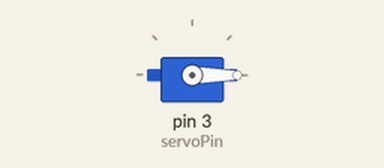
The sketch below on a simulated Arduino Uno, built with avr-gcc and run on an emulated ATmega328P. Shown: servo.

Above: at 0.05 s.
At 1.5 s:
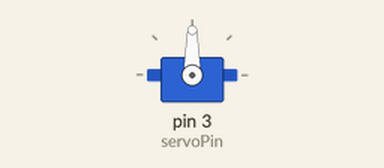
At 3.0 s:
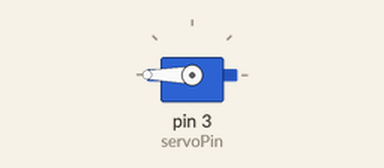
Timing chart, 0 to 6.9 s (numbered marks = the images above):
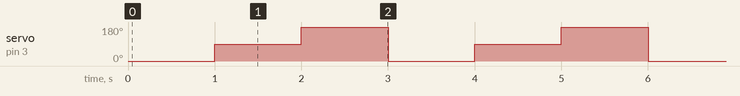

The sketch:

servo_1.ino
```cpp
/*
 * File name: Servo_1
 * Function: servo rotates to angle 0 -> 90 -> 180 repeatedly
 * Compiling IDE: ARDUINO 2.3.2
 * Author: https://www.keyestudio.com/
*/
#include <Servo.h>

Servo myservo;  //create a servo object to control servo

int servoPin = 3;  // define servo pin to 3

void setup() {
  myservo.attach(servoPin);  //choose servo pin 3
}

void loop() {
  myservo.write(0); //rotate to 0 degree
  delay(1000); //delay 1s
  myservo.write(90); //rotate to 90 degree
  delay(1000); //delay 1s
  myservo.write(180); //rotate to 180 degree
  delay(1000); //delay 1s
}
```

Measured:
- by itself, servo on pin 3 (servoPin): repeats every 3.0 s: 180° 1.0 s, 0° 1.0 s, 90° 1.0 s
